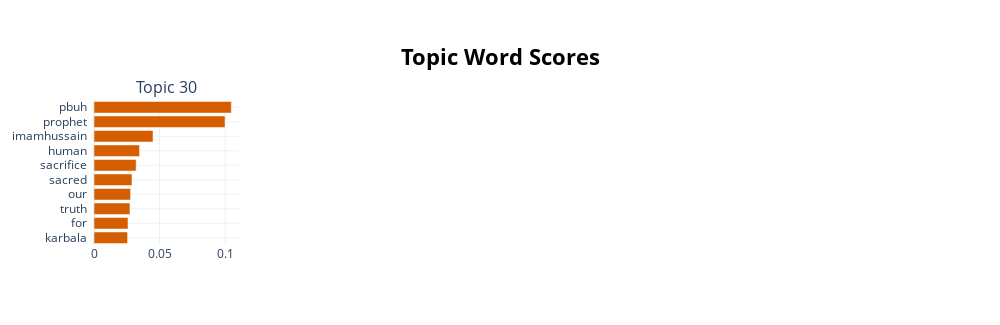

The notebook cell this image was saved under:
### Markdown cell above
I visualized all topics (till topic 30), which is why you can view the last set of topics visualized in order to interpret them.

- Topic 0 is about Imran Khan's main political opponent, Nawaz Sharif - who has been accused of money laundering, and was mentioned in the panama papers that were leaked.
- Topic 1 is about India (Pakistan's main 'enemy') and the Kashmir issue (Kashmir is a piece of land that Pakistanis and Indians have been figting over since 1947).
- Topic 2 is about Imran Khan's own political party, PTI.
- Topic 3 captures the condolences by Imran Khan on people passing away.
- Topic 4 is about the Pakistan cricket team.
- Topic 5 is captures condemnations of terrorist attacks.
- Topic 6 is about kp (a province in Pakistan where Imran Khan had a majority) and the police force there.
- Topic 7 is about Imran Khan's hospital, SKMT, and the money people have donated for it.
- Topic 8 is about corruption.
- Topic 9 is about protests.
- Topic 10 is capturing messages of congratulations.
- Topic 11 is about the major opposing political party, pmln.
- Topic 12 is about votes.
- Topic 13 is about tourism in Pakistan.
- Topic 14 is about the media.
- Topic 15 is capturing Eid wishes.
- Topic 16 is about the billion trees plantation project.
- Topic 17 is about remittances by foreign Pakistanis.
- Topic 18 is about Punjab (a province in Pakistan) police.
- Topic 19 is about the future of Pakistan.
- Topic 20 is about islamophobia.
- Topic 21 also captures condemnations of terrorist attacks
- Topic 22 seems to captures quotes.
- Topic 23 is about the cancer hospital in SKMT.
- Topic 24 is about the founder of Pakistan, Quaid-e-Azam Mohammad Ali Jinnah, and his vision for the country.
- Topic 25 is capturing the wishes for the minorities in Pakistan (Hindus, Sikhs).
- Topic 26 is about Pakistan's covid response.
- Topic 27 is about US wars.
- Topic 28 is 
- Topic 29 is about the education in kp (province in Pakistan).
- Topic 30 captures the religious elements (this is the topic that BERTopic was nudged to create).

### Code cell
# view the topic that we guided the model to create
topic_model.visualize_barchart(topics = [30], n_words = 10)

### Figure 1 — Plotly figure (JSON) as saved in the notebook; plotly's stock layout.template omitted (floating-point values rounded to 4 significant figures)
{"data": [{"marker": {"color": "#D55E00"}, "orientation": "h", "type": "bar", "x": [0.02563, 0.02595, 0.02744, 0.02792, 0.02897, 0.03214, 0.03476, 0.04503, 0.09997, 0.1048], "xaxis": "x", "y": ["karbala  ", "for  ", "truth  ", "our  ", "sacred  ", "sacrifice  ", "human  ", "imamhussain  ", "prophet  ", "pbuh  "], "yaxis": "y"}], "layout": {"annotations": [{"font": {"size": 16}, "showarrow": false, "text": "Topic 30", "x": 0.0875, "xanchor": "center", "xref": "paper", "y": 1, "yanchor": "bottom", "yref": "paper"}], "height": 325, "hoverlabel": {"bgcolor": "white", "font": {"family": "Rockwell", "size": 16}}, "showlegend": false, "title": {"font": {"color": "Black", "size": 22}, "text": "<b>Topic Word Scores", "x": 0.5, "xanchor": "center", "yanchor": "top"}, "width": 1000, "xaxis": {"anchor": "y", "domain": [0, 0.175], "showgrid": true}, "xaxis2": {"anchor": "y2", "domain": [0.275, 0.45], "showgrid": true}, "xaxis3": {"anchor": "y3", "domain": [0.55, 0.725], "showgrid": true}, "xaxis4": {"anchor": "y4", "domain": [0.825, 1], "showgrid": true}, "yaxis": {"anchor": "x", "domain": [0, 1], "showgrid": true}, "yaxis2": {"anchor": "x2", "domain": [0, 1], "showgrid": true}, "yaxis3": {"anchor": "x3", "domain": [0, 1], "showgrid": true}, "yaxis4": {"anchor": "x4", "domain": [0, 1], "showgrid": true}}}
